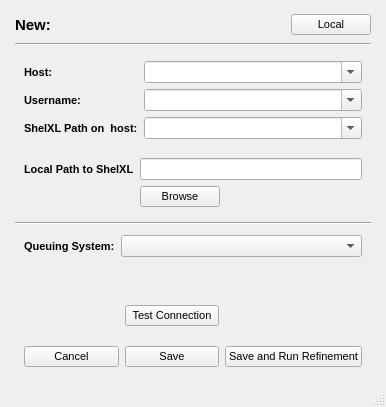
<?xml version="1.0" encoding="UTF-8"?>
<ui version="4.0">
 <class>NewSetting_Window</class>
 <widget class="QMainWindow" name="NewSetting_Window">
  <property name="geometry">
   <rect>
    <x>0</x>
    <y>0</y>
    <width>386</width>
    <height>407</height>
   </rect>
  </property>
  <property name="maximumSize">
   <size>
    <width>1500</width>
    <height>16777215</height>
   </size>
  </property>
  <property name="font">
   <font>
    <pointsize>8</pointsize>
    <weight>50</weight>
    <bold>false</bold>
   </font>
  </property>
  <property name="windowTitle">
   <string>MainWindow</string>
  </property>
  <widget class="QWidget" name="main_widget">
   <layout class="QVBoxLayout" name="main_verticalLayout">
    <property name="leftMargin">
     <number>15</number>
    </property>
    <property name="rightMargin">
     <number>15</number>
    </property>
    <item>
     <widget class="QWidget" name="title_widget" native="true">
      <layout class="QHBoxLayout" name="title_horizontalLayout">
       <property name="leftMargin">
        <number>0</number>
       </property>
       <property name="topMargin">
        <number>5</number>
       </property>
       <property name="rightMargin">
        <number>0</number>
       </property>
       <property name="bottomMargin">
        <number>2</number>
       </property>
       <item>
        <widget class="QLabel" name="title_label">
         <property name="minimumSize">
          <size>
           <width>0</width>
           <height>20</height>
          </size>
         </property>
         <property name="font">
          <font>
           <pointsize>11</pointsize>
           <weight>75</weight>
           <bold>true</bold>
          </font>
         </property>
         <property name="text">
          <string>New:</string>
         </property>
         <property name="indent">
          <number>-1</number>
         </property>
        </widget>
       </item>
       <item>
        <widget class="QPushButton" name="local_remote_pushButton">
         <property name="sizePolicy">
          <sizepolicy hsizetype="Fixed" vsizetype="Fixed">
           <horstretch>0</horstretch>
           <verstretch>0</verstretch>
          </sizepolicy>
         </property>
         <property name="text">
          <string>Local</string>
         </property>
        </widget>
       </item>
      </layout>
     </widget>
    </item>
    <item>
     <widget class="Line" name="title_line">
      <property name="orientation">
       <enum>Qt::Horizontal</enum>
      </property>
     </widget>
    </item>
    <item>
     <widget class="QWidget" name="host_widget" native="true">
      <layout class="QFormLayout" name="host_formLayout">
       <property name="bottomMargin">
        <number>4</number>
       </property>
       <item row="0" column="0">
        <widget class="QLabel" name="host_label">
         <property name="font">
          <font>
           <pointsize>8</pointsize>
           <weight>75</weight>
           <bold>true</bold>
          </font>
         </property>
         <property name="text">
          <string>Host:</string>
         </property>
        </widget>
       </item>
       <item row="1" column="0">
        <widget class="QLabel" name="username_label">
         <property name="font">
          <font>
           <pointsize>8</pointsize>
           <weight>75</weight>
           <bold>true</bold>
          </font>
         </property>
         <property name="text">
          <string>Username:</string>
         </property>
        </widget>
       </item>
       <item row="0" column="1">
        <widget class="QComboBox" name="host_comboBox">
         <property name="editable">
          <bool>true</bool>
         </property>
        </widget>
       </item>
       <item row="2" column="0">
        <widget class="QLabel" name="shelxlpath_label">
         <property name="font">
          <font>
           <pointsize>8</pointsize>
           <weight>75</weight>
           <bold>true</bold>
          </font>
         </property>
         <property name="text">
          <string>ShelXL Path on  host:</string>
         </property>
        </widget>
       </item>
       <item row="1" column="1">
        <widget class="QComboBox" name="username_comboBox">
         <property name="editable">
          <bool>true</bool>
         </property>
        </widget>
       </item>
       <item row="2" column="1">
        <widget class="QComboBox" name="shelxlpath_comboBox">
         <property name="editable">
          <bool>true</bool>
         </property>
        </widget>
       </item>
      </layout>
     </widget>
    </item>
    <item>
     <widget class="QWidget" name="local_widget" native="true">
      <property name="enabled">
       <bool>true</bool>
      </property>
      <layout class="QFormLayout" name="local_formLayout">
       <item row="0" column="0">
        <widget class="QLabel" name="local_shelxlpath_label">
         <property name="font">
          <font>
           <pointsize>8</pointsize>
           <weight>75</weight>
           <bold>true</bold>
          </font>
         </property>
         <property name="text">
          <string>Local Path to ShelXL</string>
         </property>
        </widget>
       </item>
       <item row="1" column="1">
        <widget class="QPushButton" name="browse_pushButton">
         <property name="sizePolicy">
          <sizepolicy hsizetype="Fixed" vsizetype="Fixed">
           <horstretch>0</horstretch>
           <verstretch>0</verstretch>
          </sizepolicy>
         </property>
         <property name="text">
          <string>Browse</string>
         </property>
        </widget>
       </item>
       <item row="0" column="1">
        <widget class="QLineEdit" name="local_shelxlpath_lineEdit"/>
       </item>
      </layout>
     </widget>
    </item>
    <item>
     <widget class="Line" name="host_line">
      <property name="orientation">
       <enum>Qt::Horizontal</enum>
      </property>
     </widget>
    </item>
    <item>
     <widget class="QWidget" name="queingsystem_widget" native="true">
      <layout class="QFormLayout" name="quingsystem_formLayout">
       <property name="topMargin">
        <number>4</number>
       </property>
       <item row="0" column="0">
        <widget class="QLabel" name="queuingsystem_label">
         <property name="font">
          <font>
           <pointsize>8</pointsize>
           <weight>75</weight>
           <bold>true</bold>
          </font>
         </property>
         <property name="text">
          <string>Queuing System:</string>
         </property>
        </widget>
       </item>
       <item row="0" column="1">
        <widget class="QComboBox" name="queuingsystem_comboBox">
         <property name="font">
          <font>
           <pointsize>8</pointsize>
           <weight>75</weight>
           <bold>true</bold>
          </font>
         </property>
        </widget>
       </item>
      </layout>
     </widget>
    </item>
    <item>
     <widget class="QWidget" name="queue_widget" native="true">
      <layout class="QFormLayout" name="queue_formLayout"/>
     </widget>
    </item>
    <item>
     <spacer name="verticalSpacer_bottom">
      <property name="orientation">
       <enum>Qt::Vertical</enum>
      </property>
      <property name="sizeHint" stdset="0">
       <size>
        <width>20</width>
        <height>40</height>
       </size>
      </property>
     </spacer>
    </item>
    <item>
     <widget class="QWidget" name="button_widget" native="true">
      <layout class="QGridLayout" name="gridLayout">
       <property name="verticalSpacing">
        <number>20</number>
       </property>
       <item row="1" column="1">
        <widget class="QPushButton" name="save_pushButton">
         <property name="text">
          <string>Save</string>
         </property>
        </widget>
       </item>
       <item row="0" column="1">
        <widget class="QPushButton" name="test_pushButton">
         <property name="text">
          <string>Test Connection</string>
         </property>
        </widget>
       </item>
       <item row="1" column="0">
        <widget class="QPushButton" name="cancel_pushButton">
         <property name="text">
          <string>Cancel</string>
         </property>
        </widget>
       </item>
       <item row="1" column="2">
        <widget class="QPushButton" name="run_pushButton">
         <property name="text">
          <string>Save and Run Refinement</string>
         </property>
        </widget>
       </item>
      </layout>
     </widget>
    </item>
   </layout>
  </widget>
  <widget class="QStatusBar" name="statusbar"/>
 </widget>
 <tabstops>
  <tabstop>host_comboBox</tabstop>
  <tabstop>username_comboBox</tabstop>
  <tabstop>shelxlpath_comboBox</tabstop>
  <tabstop>browse_pushButton</tabstop>
  <tabstop>queuingsystem_comboBox</tabstop>
  <tabstop>test_pushButton</tabstop>
  <tabstop>run_pushButton</tabstop>
  <tabstop>save_pushButton</tabstop>
  <tabstop>cancel_pushButton</tabstop>
  <tabstop>local_remote_pushButton</tabstop>
 </tabstops>
 <resources/>
 <connections>
  <connection>
   <sender>cancel_pushButton</sender>
   <signal>clicked()</signal>
   <receiver>NewSetting_Window</receiver>
   <slot>close()</slot>
   <hints>
    <hint type="sourcelabel">
     <x>91</x>
     <y>366</y>
    </hint>
    <hint type="destinationlabel">
     <x>232</x>
     <y>206</y>
    </hint>
   </hints>
  </connection>
 </connections>
</ui>
